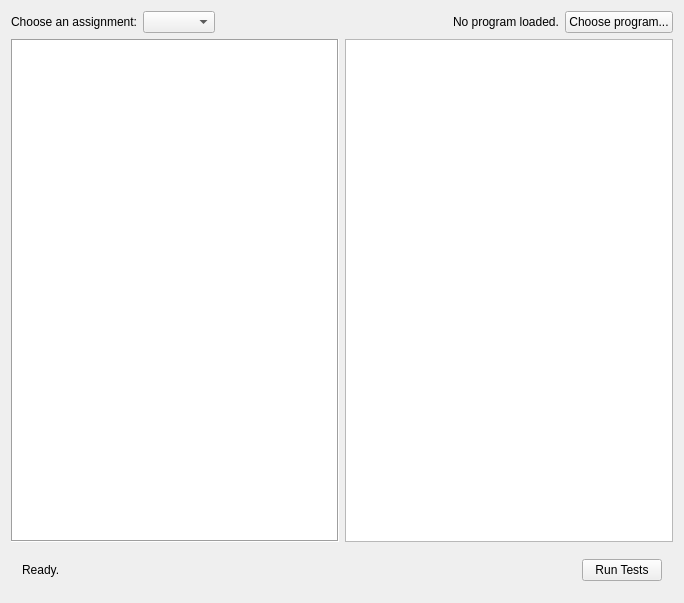
<?xml version="1.0" encoding="UTF-8"?>
<ui version="4.0">
 <class>MainWindow</class>
 <widget class="QMainWindow" name="MainWindow">
  <property name="geometry">
   <rect>
    <x>0</x>
    <y>0</y>
    <width>684</width>
    <height>603</height>
   </rect>
  </property>
  <property name="windowTitle">
   <string>MainWindow</string>
  </property>
  <widget class="QWidget" name="centralWidget">
   <layout class="QVBoxLayout" name="verticalLayout">
    <item>
     <layout class="QHBoxLayout" name="horizontalLayout">
      <item>
       <widget class="QLabel" name="chooseAssignmentLabel">
        <property name="text">
         <string>Choose an assignment:</string>
        </property>
       </widget>
      </item>
      <item>
       <widget class="QComboBox" name="assignmentComboBox"/>
      </item>
      <item>
       <spacer name="horizontalSpacer">
        <property name="orientation">
         <enum>Qt::Horizontal</enum>
        </property>
        <property name="sizeHint" stdset="0">
         <size>
          <width>40</width>
          <height>20</height>
         </size>
        </property>
       </spacer>
      </item>
      <item>
       <widget class="QLabel" name="programLabel">
        <property name="text">
         <string>No program loaded.</string>
        </property>
       </widget>
      </item>
      <item>
       <widget class="QPushButton" name="programButton">
        <property name="text">
         <string>Choose program...</string>
        </property>
       </widget>
      </item>
     </layout>
    </item>
    <item>
     <layout class="QHBoxLayout" name="middleLayout">
      <property name="sizeConstraint">
       <enum>QLayout::SetDefaultConstraint</enum>
      </property>
      <item>
       <widget class="QTreeView" name="testCaseTree">
        <property name="frameShape">
         <enum>QFrame::Box</enum>
        </property>
        <property name="frameShadow">
         <enum>QFrame::Sunken</enum>
        </property>
       </widget>
      </item>
      <item>
       <widget class="QTextBrowser" name="testResults"/>
      </item>
     </layout>
    </item>
    <item>
     <widget class="QWidget" name="widget_2" native="true">
      <layout class="QHBoxLayout" name="horizontalLayout_3">
       <item>
        <widget class="QLabel" name="runningLabel">
         <property name="text">
          <string>Ready.</string>
         </property>
        </widget>
       </item>
       <item>
        <spacer name="horizontalSpacer_2">
         <property name="orientation">
          <enum>Qt::Horizontal</enum>
         </property>
         <property name="sizeHint" stdset="0">
          <size>
           <width>34</width>
           <height>20</height>
          </size>
         </property>
        </spacer>
       </item>
       <item>
        <widget class="QPushButton" name="runTestsButton">
         <property name="text">
          <string>Run Tests</string>
         </property>
        </widget>
       </item>
      </layout>
     </widget>
    </item>
   </layout>
  </widget>
 </widget>
 <layoutdefault spacing="6" margin="11"/>
 <resources/>
 <connections/>
</ui>
